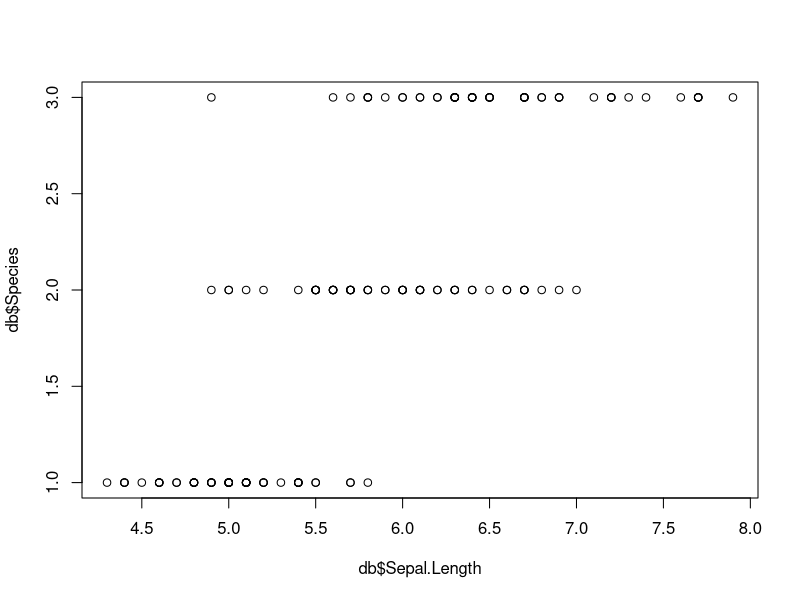
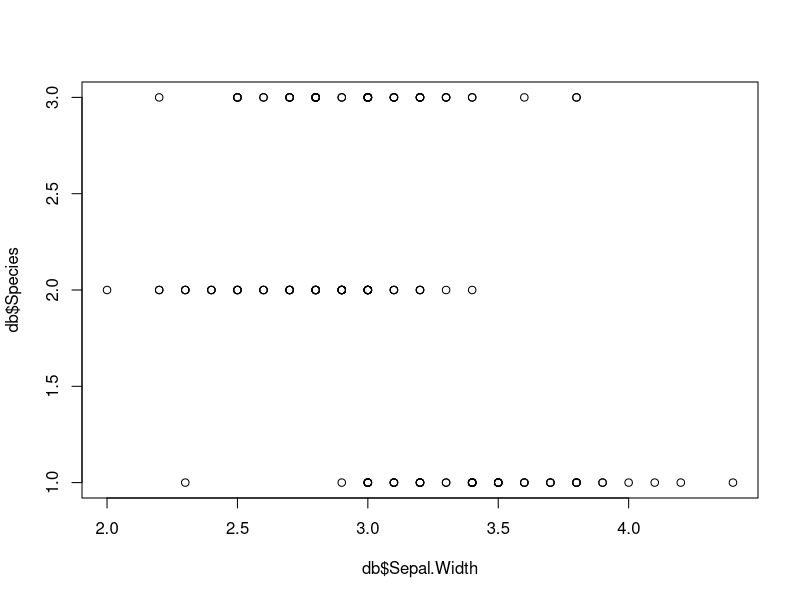
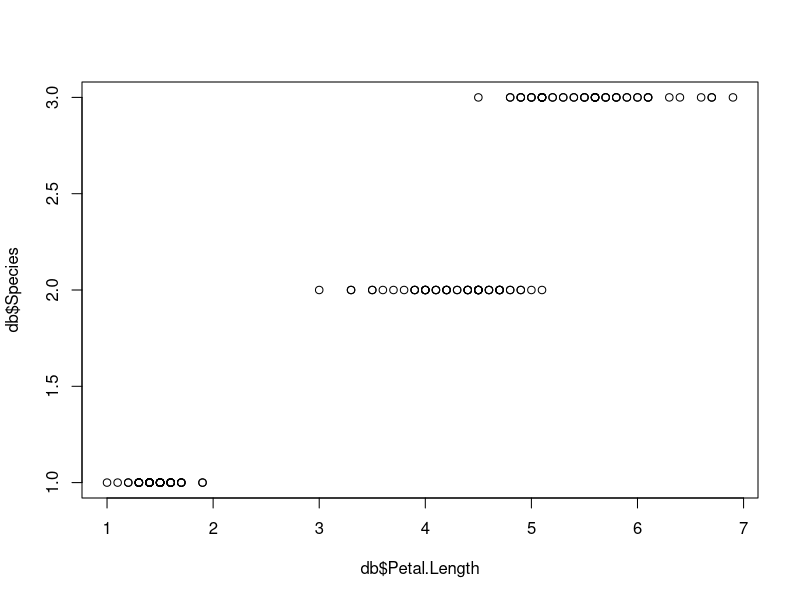
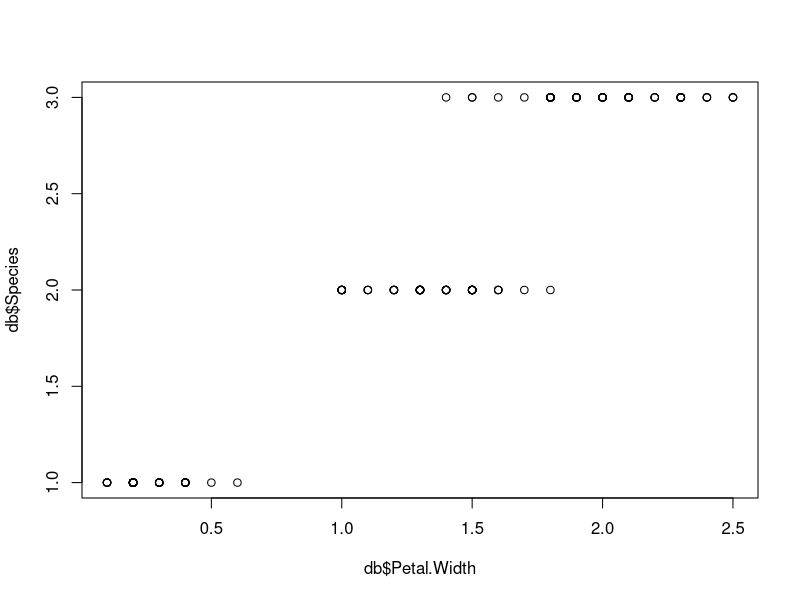
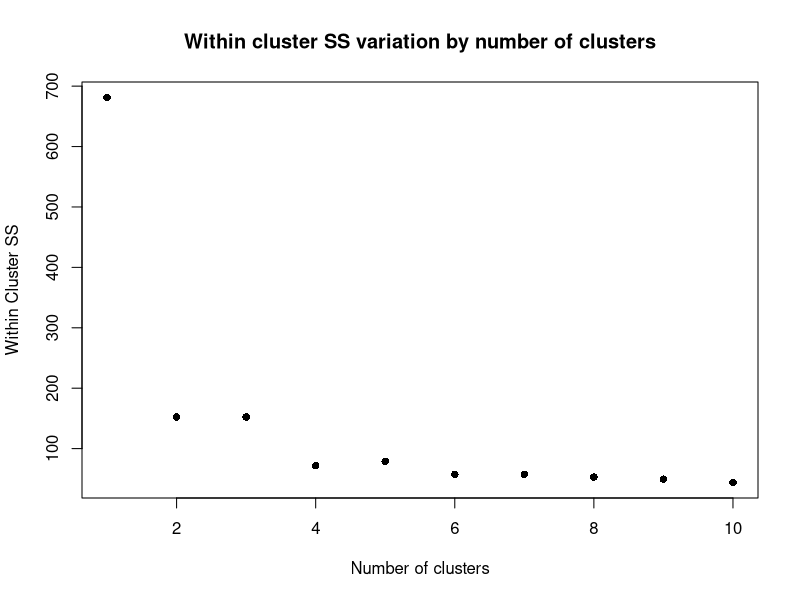

Write R code to recreate these figures, in order.
#Load relevant datasets
library(datasets)
library(dplyr)

#Create an IRIS Database
db = iris

#Basic Data Exploration
summary(db)

plot(db$Sepal.Length,db$Species)
plot(db$Sepal.Width,db$Species)
plot(db$Petal.Length,db$Species)
plot(db$Petal.Width,db$Species)

#Define a k-means clustering function, which takes database and k value as inputs
kmeans_clust <- function(db, k)
{

#Assign random cluster value to each point  
len = nrow(db)
set.seed(1)

db$cluster_i = sample(1:k,len,replace=TRUE)
db$cluster_f = rep(NA,nrow(db))

#Initialize other relevant variables
nequal=1
cm = data.frame(matrix(data=NA, nrow=k, ncol=4))
cmn = data.frame(matrix(data=NA, nrow=k, ncol=5))
dist = rep(NA,k)

#Loop until the initial and final clusters suggested are equal  
while(nequal)
{ 
  #Calculate the centroid of the clusters
  for(i in 1:k)
  {
    cm[i,] = t(as.data.frame(colMeans(db[db$cluster_i==i,1:4])))
  }
  
  #If a cluster gets dropped fill its value with a very high number, so that no observation gets assigned to it
  cm[is.na(cm)] = 100000
  
  #Calculate the distance of each point from all the different centroids
  for(j in 1:nrow(db))
  {
    for(l in 1:k)
    {
      dist[l] = sqrt(sum((db[j,1:4]-cm[l,])^2))
    }
   db[j,7]=which(dist==min(dist)) 
  }
  
  #Stopping parameter- If the new clusters are same as the earlier clusters stop
  nequal=sum(db$cluster_i!=db$cluster_f)
  
  #Update the clusters to reflect new values
  db$cluster_i=db$cluster_f
}

#Calculate the within cluster variation
cmn[,5] = (data.frame(matrix(data=seq(1,k), nrow=k, ncol=1)))

for(i in 1:k)
{
cmn[i,1:4] = t(as.data.frame(colMeans(db[db$cluster_i==i,1:4])))
}

print(cmn)
cmn[is.na(cmn)] = 100000

#Merge centroid with database
colnames(cmn) = c("p1","p2","p3","p4","cluster_i")
db = merge(db, cmn, by="cluster_i")

print(head(db))

#Calculate the sum of squared values
db$ss = (db[,2]-db[,8])^2+(db[,3]-db[,9])^2+(db[,4]-db[,10])^2+(db[,5]-db[,11])^2

wcv_ss = print(tapply(db$ss, db$cluster_i, sum))

#Analyze the distribution of values across different clusters
print(table(db$cluster_i))

return(sum(wcv_ss))
}

wcv_ss = rep(NA,10)

#Iterate for k values from 1 to 10, and then store the data in a data frame
for(i in 1:10)
{
  wcv_ss[i] = kmeans_clust(db,i)
}

wcv_ss
"
 [1] 681.37060 152.34795  78.85567  57.22847  53.00295  57.25601  49.41806  44.10234  42.70558
[10]  43.73621
"

plot(1:10,wcv_ss,xlab = "Number of clusters",ylab = "Within Cluster SS",pch=16, cex=1, main = "Within cluster SS variation by number of clusters")
